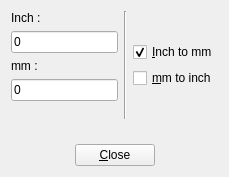
<?xml version="1.0" encoding="UTF-8"?>
<ui version="4.0">
 <class>I2MDialog</class>
 <widget class="QDialog" name="I2MDialog">
  <property name="geometry">
   <rect>
    <x>0</x>
    <y>0</y>
    <width>229</width>
    <height>177</height>
   </rect>
  </property>
  <property name="sizePolicy">
   <sizepolicy hsizetype="Preferred" vsizetype="Preferred">
    <horstretch>0</horstretch>
    <verstretch>0</verstretch>
   </sizepolicy>
  </property>
  <property name="windowTitle">
   <string>Dialog</string>
  </property>
  <layout class="QGridLayout" name="gridLayout_2">
   <item row="3" column="9">
    <layout class="QVBoxLayout" name="verticalLayout_5">
     <item>
      <layout class="QHBoxLayout" name="horizontalLayout">
       <item>
        <layout class="QVBoxLayout" name="verticalLayout_2">
         <item>
          <widget class="QLabel" name="inchLabel">
           <property name="text">
            <string>Inch :</string>
           </property>
          </widget>
         </item>
         <item>
          <widget class="QLineEdit" name="inchInput">
           <property name="text">
            <string>0</string>
           </property>
          </widget>
         </item>
         <item>
          <widget class="QLabel" name="mmLabel">
           <property name="text">
            <string>mm :</string>
           </property>
          </widget>
         </item>
         <item>
          <widget class="QLineEdit" name="mmInput">
           <property name="text">
            <string>0</string>
           </property>
          </widget>
         </item>
         <item>
          <spacer name="verticalSpacer">
           <property name="orientation">
            <enum>Qt::Vertical</enum>
           </property>
           <property name="sizeHint" stdset="0">
            <size>
             <width>20</width>
             <height>40</height>
            </size>
           </property>
          </spacer>
         </item>
        </layout>
       </item>
       <item>
        <widget class="Line" name="line_2">
         <property name="orientation">
          <enum>Qt::Vertical</enum>
         </property>
        </widget>
       </item>
       <item>
        <layout class="QVBoxLayout" name="verticalLayout_3">
         <item>
          <spacer name="verticalSpacer_3">
           <property name="orientation">
            <enum>Qt::Vertical</enum>
           </property>
           <property name="sizeHint" stdset="0">
            <size>
             <width>20</width>
             <height>40</height>
            </size>
           </property>
          </spacer>
         </item>
         <item>
          <layout class="QGridLayout" name="gridLayout">
           <item row="1" column="0">
            <widget class="QCheckBox" name="mmCheckBox">
             <property name="text">
              <string>&amp;mm to inch</string>
             </property>
             <property name="autoExclusive">
              <bool>true</bool>
             </property>
            </widget>
           </item>
           <item row="0" column="0">
            <widget class="QCheckBox" name="inchCheckBox">
             <property name="text">
              <string>&amp;Inch to mm</string>
             </property>
             <property name="checked">
              <bool>true</bool>
             </property>
             <property name="autoExclusive">
              <bool>true</bool>
             </property>
            </widget>
           </item>
          </layout>
         </item>
         <item>
          <spacer name="verticalSpacer_2">
           <property name="orientation">
            <enum>Qt::Vertical</enum>
           </property>
           <property name="sizeHint" stdset="0">
            <size>
             <width>20</width>
             <height>40</height>
            </size>
           </property>
          </spacer>
         </item>
        </layout>
       </item>
      </layout>
     </item>
     <item>
      <spacer name="verticalSpacer_4">
       <property name="orientation">
        <enum>Qt::Vertical</enum>
       </property>
       <property name="sizeHint" stdset="0">
        <size>
         <width>20</width>
         <height>40</height>
        </size>
       </property>
      </spacer>
     </item>
     <item>
      <layout class="QHBoxLayout" name="horizontalLayout_2">
       <item>
        <spacer name="horizontalSpacer">
         <property name="orientation">
          <enum>Qt::Horizontal</enum>
         </property>
         <property name="sizeHint" stdset="0">
          <size>
           <width>30</width>
           <height>20</height>
          </size>
         </property>
        </spacer>
       </item>
       <item>
        <widget class="QPushButton" name="closePushButton">
         <property name="text">
          <string>&amp;Close</string>
         </property>
         <property name="autoDefault">
          <bool>false</bool>
         </property>
        </widget>
       </item>
       <item>
        <spacer name="horizontalSpacer_2">
         <property name="orientation">
          <enum>Qt::Horizontal</enum>
         </property>
         <property name="sizeHint" stdset="0">
          <size>
           <width>30</width>
           <height>20</height>
          </size>
         </property>
        </spacer>
       </item>
      </layout>
     </item>
    </layout>
   </item>
  </layout>
 </widget>
 <resources/>
 <connections/>
</ui>
